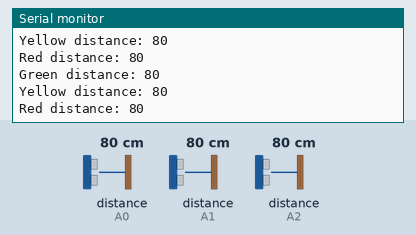
Bench run of a sketch on a simulated Arduino Uno, built with avr-gcc and run on an emulated ATmega328P. On the bench: the last lines printed to the serial monitor. The test bench sets the inputs (shaded band); at power-on: distance to the obstacle (sensors on A0, A1, A2) 80 cm.

Above: at 2.8 s.
2.9 s: distance to the obstacle (sensor on A0) set to 2 cm
At 3.8 s:
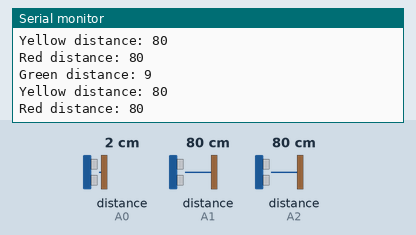
4.4 s: distance to the obstacle (sensor on A1) set to 2 cm
At 5.7 s:
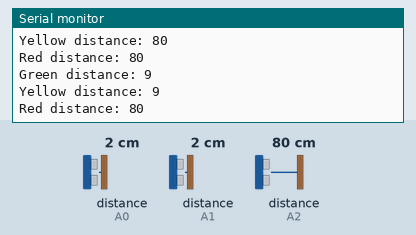
5.9 s: distance to the obstacle (sensor on A2) set to 2 cm
At 6.8 s:
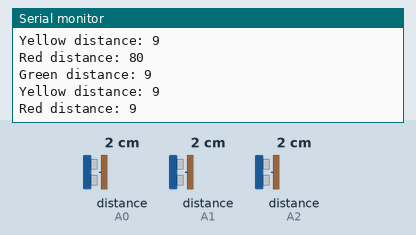
7.4 s: distance to the obstacle (sensor on A0) set to 18 cm
At 8.8 s:
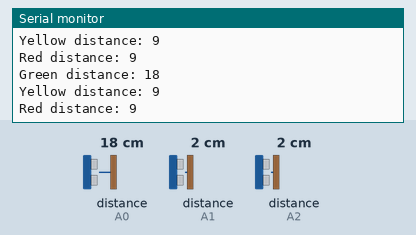
8.9 s: distance to the obstacle (sensor on A1) set to 18 cm
At 10.2 s:
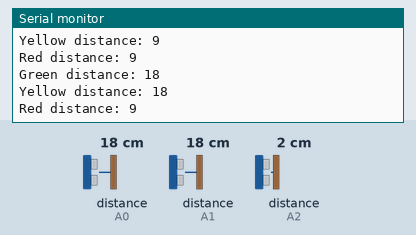
10.4 s: distance to the obstacle (sensor on A2) set to 18 cm
At 11.5 s:
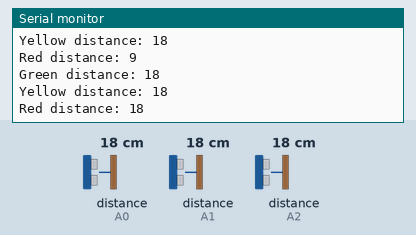
Timing chart, 0 to 12.9 s (numbered marks = the images above; inputs shaded):
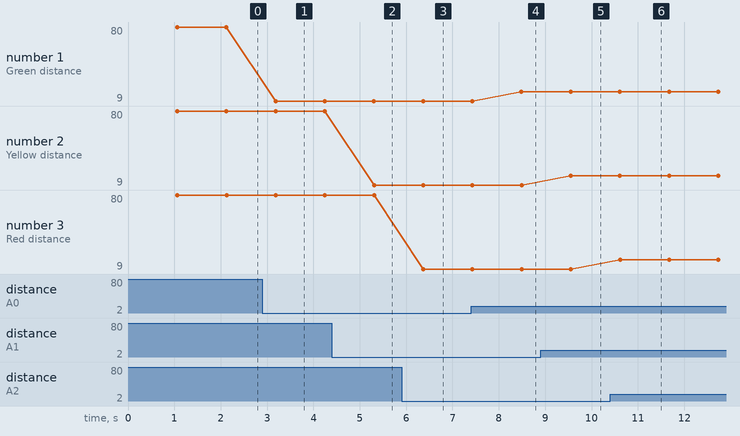

The sketch:

SharpSensorCm.ino
```cpp
#include <SharpIR.h>

#define green_input A0
#define yellow_input A1
#define red_input A2

#define model 1080
// ir: the pin where your sensor is attached
// model: an int that determines your sensor:  1080 for GP2Y0A21Y
//                                            20150 for GP2Y0A02Y
//                                            (working distance range according to the datasheets)

SharpIR green_sensor(green_input, model);
SharpIR yellow_sensor(yellow_input, model);
SharpIR red_sensor(red_input, model);

void setup() {
  // put your setup code here, to run once:
  Serial.begin(115200);
}

void loop() {
  delay(1000);

  int dis_green=green_sensor.distance();
  int dis_yellow=yellow_sensor.distance();
  int dis_red=red_sensor.distance(); // this returns the distance to the object you're measuring

  Serial.print("Green distance: ");  // returns it to the serial monitor
  Serial.println(dis_green);

  Serial.print("Yellow distance: ");  // returns it to the serial monitor
  Serial.println(dis_yellow);

  Serial.print("Red distance: ");  // returns it to the serial monitor
  Serial.println(dis_red);
}
```

Measured:
- after the input at 2.9 s, the serial monitor: prints a new line after 0.28 s (image 1)
- after the input at 4.4 s, the serial monitor: prints a new line after 0.91 s (image 2)
- after the input at 5.9 s, the serial monitor: prints a new line after 0.47 s (image 3)
- after the input at 7.4 s, the serial monitor: prints a new line after 1.1 s (image 4)
- after the input at 8.9 s, the serial monitor: prints a new line after 0.65 s (image 5)
- after the input at 10.4 s, the serial monitor: prints a new line after 0.21 s (image 6)
- plotted number 1: 80 → 9 after the input at 2.9 s, 9 → 18 after the input at 7.4 s
